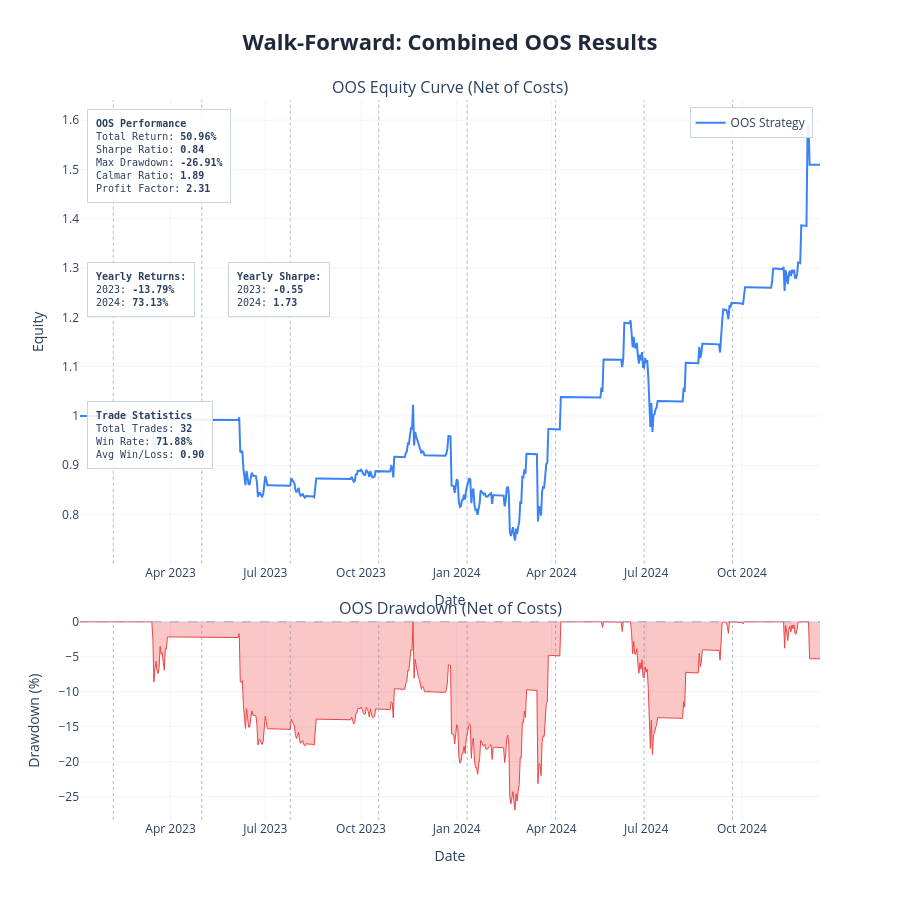

The notebook cell saved with this chart:
### Markdown cell above
---
## Backtest

| Parameter | Options | Default |
|---|---|---|
| `cost` | Cost per trade as decimal — `0.001` = 0.1% | `0.0` |
| `show_plot` | `True` / `False` | `True` |
| `save_html` | Filename string or `None` | `None` |
| `show_trades` | Overlay entry/exit markers on price chart | `False` |
| `benchmark_data` | DataFrame with `Close` column for buy & hold comparison | same asset |

### Code cell
from wf_visualizer import plot_walk_forward_results

plot_walk_forward_results(
    results        = wf_results,
    param_defs     = param_defs,
    fixed_params   = fixed_params,
    benchmark_data = None,       # pair strategies have no single B&H benchmark
    show           = True,
    save_html_dir  = None,
    show_fold_perf = False,
    show_param_evol= False,
    show_oos_equity= True,
    show_trades    = False,
)

### Figure 1 — Plotly figure (JSON) as saved in the notebook; plotly's stock layout.template omitted (floating-point values rounded to 4 significant figures; data arrays with more than 128 entries replaced by an {"elided": "..."} marker saying what was removed)
{"data": [{"hovertemplate": "<b>OOS Strategy</b><br>Date: %{x}<br>Equity: %{y:.4f}<extra></extra>", "line": {"color": "#3b82f6", "width": 2}, "mode": "lines", "name": "OOS Strategy", "type": "scatter", "x": {"elided": "710 str values"}, "xaxis": "x", "y": {"elided": "710 float values"}, "yaxis": "y"}, {"fill": "tozeroy", "fillcolor": "rgba(239, 68, 68, 0.3)", "hovertemplate": "<b>Drawdown</b><br>Date: %{x}<br>%{y:.2f}%<extra></extra>", "line": {"color": "#ef4444", "width": 1}, "mode": "lines", "name": "Drawdown", "showlegend": false, "type": "scatter", "x": {"elided": "710 str values"}, "xaxis": "x2", "y": {"elided": "710 float values"}, "yaxis": "y2"}], "layout": {"annotations": [{"font": {"size": 16}, "showarrow": false, "text": "OOS Equity Curve (Net of Costs)", "x": 0.5, "xanchor": "center", "xref": "paper", "y": 1, "yanchor": "bottom", "yref": "paper"}, {"font": {"size": 16}, "showarrow": false, "text": "OOS Drawdown (Net of Costs)", "x": 0.5, "xanchor": "center", "xref": "paper", "y": 0.276, "yanchor": "bottom", "yref": "paper"}, {"align": "left", "bgcolor": "rgba(255, 255, 255, 0.9)", "bordercolor": "#cbd5e1", "borderpad": 8, "borderwidth": 1, "font": {"family": "monospace", "size": 10}, "showarrow": false, "text": "<b>OOS Performance</b><br>Total Return: <b>50.96%</b><br>Sharpe Ratio: <b>0.84</b><br>Max Drawdown: <b>-26.91%</b><br>Calmar Ratio: <b>1.89</b><br>Profit Factor: <b>2.31</b>", "x": 0.01, "xanchor": "left", "xref": "x domain", "y": 0.98, "yanchor": "top", "yref": "y domain"}, {"align": "left", "bgcolor": "rgba(255, 255, 255, 0.9)", "bordercolor": "#cbd5e1", "borderpad": 8, "borderwidth": 1, "font": {"family": "monospace", "size": 10}, "showarrow": false, "text": "<b>Yearly Returns:</b><br>2023: <b>-13.79%</b><br>2024: <b>73.13%</b><br>", "x": 0.01, "xanchor": "left", "xref": "x domain", "y": 0.65, "yanchor": "top", "yref": "y domain"}, {"align": "left", "bgcolor": "rgba(255, 255, 255, 0.9)", "bordercolor": "#cbd5e1", "borderpad": 8, "borderwidth": 1, "font": {"family": "monospace", "size": 10}, "showarrow": false, "text": "<b>Yearly Sharpe:</b><br>2023: <b>-0.55</b><br>2024: <b>1.73</b><br>", "x": 0.2, "xanchor": "left", "xref": "x domain", "y": 0.65, "yanchor": "top", "yref": "y domain"}, {"align": "left", "bgcolor": "rgba(255, 255, 255, 0.9)", "bordercolor": "#cbd5e1", "borderpad": 8, "borderwidth": 1, "font": {"family": "monospace", "size": 10}, "showarrow": false, "text": "<b>Trade Statistics</b><br>Total Trades: <b>32</b><br>Win Rate: <b>71.88%</b><br>Avg Win/Loss: <b>0.90</b>", "x": 0.01, "xanchor": "left", "xref": "x domain", "y": 0.35, "yanchor": "top", "yref": "y domain"}], "height": 900, "hovermode": "x unified", "legend": {"bgcolor": "rgba(255, 255, 255, 0.9)", "bordercolor": "#cbd5e1", "borderwidth": 1, "x": 0.99, "xanchor": "right", "y": 0.99, "yanchor": "top"}, "shapes": [{"line": {"color": "#94a3b8", "dash": "dash", "width": 1}, "type": "line", "x0": 0, "x1": 1, "xref": "x2 domain", "y0": 0, "y1": 0, "yref": "y2"}, {"line": {"color": "rgba(100,116,139,0.5)", "dash": "dot", "width": 1}, "type": "line", "x0": "2023-02-05 00:00:00", "x1": "2023-02-05 00:00:00", "xref": "x", "y0": 0, "y1": 1, "yref": "y domain"}, {"line": {"color": "rgba(100,116,139,0.5)", "dash": "dot", "width": 1}, "type": "line", "x0": "2023-02-05 00:00:00", "x1": "2023-02-05 00:00:00", "xref": "x2", "y0": 0, "y1": 1, "yref": "y2 domain"}, {"line": {"color": "rgba(100,116,139,0.5)", "dash": "dot", "width": 1}, "type": "line", "x0": "2023-05-01 00:00:00", "x1": "2023-05-01 00:00:00", "xref": "x", "y0": 0, "y1": 1, "yref": "y domain"}, {"line": {"color": "rgba(100,116,139,0.5)", "dash": "dot", "width": 1}, "type": "line", "x0": "2023-05-01 00:00:00", "x1": "2023-05-01 00:00:00", "xref": "x2", "y0": 0, "y1": 1, "yref": "y2 domain"}, {"line": {"color": "rgba(100,116,139,0.5)", "dash": "dot", "width": 1}, "type": "line", "x0": "2023-07-25 00:00:00", "x1": "2023-07-25 00:00:00", "xref": "x", "y0": 0, "y1": 1, "yref": "y domain"}, {"line": {"color": "rgba(100,116,139,0.5)", "dash": "dot", "width": 1}, "type": "line", "x0": "2023-07-25 00:00:00", "x1": "2023-07-25 00:00:00", "xref": "x2", "y0": 0, "y1": 1, "yref": "y2 domain"}, {"line": {"color": "rgba(100,116,139,0.5)", "dash": "dot", "width": 1}, "type": "line", "x0": "2023-10-18 00:00:00", "x1": "2023-10-18 00:00:00", "xref": "x", "y0": 0, "y1": 1, "yref": "y domain"}, {"line": {"color": "rgba(100,116,139,0.5)", "dash": "dot", "width": 1}, "type": "line", "x0": "2023-10-18 00:00:00", "x1": "2023-10-18 00:00:00", "xref": "x2", "y0": 0, "y1": 1, "yref": "y2 domain"}, {"line": {"color": "rgba(100,116,139,0.5)", "dash": "dot", "width": 1}, "type": "line", "x0": "2024-01-11 00:00:00", "x1": "2024-01-11 00:00:00", "xref": "x", "y0": 0, "y1": 1, "yref": "y domain"}, {"line": {"color": "rgba(100,116,139,0.5)", "dash": "dot", "width": 1}, "type": "line", "x0": "2024-01-11 00:00:00", "x1": "2024-01-11 00:00:00", "xref": "x2", "y0": 0, "y1": 1, "yref": "y2 domain"}, {"line": {"color": "rgba(100,116,139,0.5)", "dash": "dot", "width": 1}, "type": "line", "x0": "2024-04-05 00:00:00", "x1": "2024-04-05 00:00:00", "xref": "x", "y0": 0, "y1": 1, "yref": "y domain"}, {"line": {"color": "rgba(100,116,139,0.5)", "dash": "dot", "width": 1}, "type": "line", "x0": "2024-04-05 00:00:00", "x1": "2024-04-05 00:00:00", "xref": "x2", "y0": 0, "y1": 1, "yref": "y2 domain"}, {"line": {"color": "rgba(100,116,139,0.5)", "dash": "dot", "width": 1}, "type": "line", "x0": "2024-06-29 00:00:00", "x1": "2024-06-29 00:00:00", "xref": "x", "y0": 0, "y1": 1, "yref": "y domain"}, {"line": {"color": "rgba(100,116,139,0.5)", "dash": "dot", "width": 1}, "type": "line", "x0": "2024-06-29 00:00:00", "x1": "2024-06-29 00:00:00", "xref": "x2", "y0": 0, "y1": 1, "yref": "y2 domain"}, {"line": {"color": "rgba(100,116,139,0.5)", "dash": "dot", "width": 1}, "type": "line", "x0": "2024-09-22 00:00:00", "x1": "2024-09-22 00:00:00", "xref": "x", "y0": 0, "y1": 1, "yref": "y domain"}, {"line": {"color": "rgba(100,116,139,0.5)", "dash": "dot", "width": 1}, "type": "line", "x0": "2024-09-22 00:00:00", "x1": "2024-09-22 00:00:00", "xref": "x2", "y0": 0, "y1": 1, "yref": "y2 domain"}], "showlegend": true, "title": {"font": {"color": "#1E293B", "size": 22}, "text": "<b>Walk-Forward: Combined OOS Results</b>", "x": 0.5, "xanchor": "center"}, "xaxis": {"anchor": "y", "domain": [0, 1], "gridcolor": "#f1f5f9", "gridwidth": 1, "showgrid": true, "title": {"text": "Date"}}, "xaxis2": {"anchor": "y2", "domain": [0, 1], "gridcolor": "#f1f5f9", "gridwidth": 1, "showgrid": true, "title": {"text": "Date"}}, "yaxis": {"anchor": "x", "domain": [0.356, 1], "gridcolor": "#f1f5f9", "gridwidth": 1, "showgrid": true, "title": {"text": "Equity"}}, "yaxis2": {"anchor": "x2", "domain": [0, 0.276], "gridcolor": "#f1f5f9", "gridwidth": 1, "showgrid": true, "title": {"text": "Drawdown (%)"}}}}
